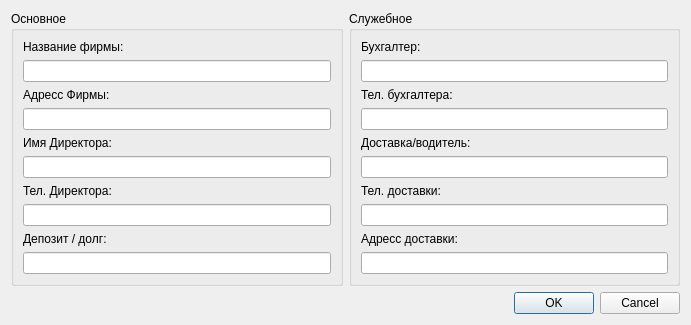
<?xml version="1.0" encoding="UTF-8"?>
<ui version="4.0">
 <class>AddClient</class>
 <widget class="QDialog" name="AddClient">
  <property name="geometry">
   <rect>
    <x>0</x>
    <y>0</y>
    <width>691</width>
    <height>307</height>
   </rect>
  </property>
  <property name="windowTitle">
   <string>Добавить клиента</string>
  </property>
  <layout class="QGridLayout" name="gridLayout_2">
   <item row="0" column="0">
    <layout class="QGridLayout" name="gridLayout">
     <item row="0" column="0">
      <widget class="QGroupBox" name="groupBox">
       <property name="title">
        <string>Основное</string>
       </property>
       <layout class="QGridLayout" name="gridLayout_3">
        <item row="0" column="0">
         <layout class="QVBoxLayout" name="verticalLayout">
          <item>
           <widget class="QLabel" name="label_firma">
            <property name="text">
             <string>Название фирмы:</string>
            </property>
           </widget>
          </item>
          <item>
           <widget class="QLineEdit" name="lineEdit_firma"/>
          </item>
          <item>
           <widget class="QLabel" name="label_addr">
            <property name="text">
             <string>Адресс Фирмы:</string>
            </property>
           </widget>
          </item>
          <item>
           <widget class="QLineEdit" name="lineEdit_addr"/>
          </item>
          <item>
           <widget class="QLabel" name="label_boss">
            <property name="text">
             <string>Имя Директора:</string>
            </property>
           </widget>
          </item>
          <item>
           <widget class="QLineEdit" name="lineEdit_boss_name"/>
          </item>
          <item>
           <widget class="QLabel" name="label_4">
            <property name="text">
             <string>Тел. Директора:</string>
            </property>
           </widget>
          </item>
          <item>
           <widget class="QLineEdit" name="lineEdit_boss_phon"/>
          </item>
          <item>
           <widget class="QLabel" name="label_10">
            <property name="text">
             <string>Депозит / долг:</string>
            </property>
           </widget>
          </item>
          <item>
           <widget class="QLineEdit" name="lineEdit_deposit"/>
          </item>
         </layout>
        </item>
       </layout>
      </widget>
     </item>
     <item row="11" column="1">
      <widget class="QDialogButtonBox" name="buttonBox">
       <property name="orientation">
        <enum>Qt::Horizontal</enum>
       </property>
       <property name="standardButtons">
        <set>QDialogButtonBox::Cancel|QDialogButtonBox::Ok</set>
       </property>
      </widget>
     </item>
     <item row="0" column="1">
      <widget class="QGroupBox" name="groupBox_2">
       <property name="title">
        <string>Служебное</string>
       </property>
       <layout class="QGridLayout" name="gridLayout_4">
        <item row="0" column="0">
         <layout class="QVBoxLayout" name="verticalLayout_2">
          <item>
           <widget class="QLabel" name="label_5">
            <property name="text">
             <string>Бухгалтер:</string>
            </property>
           </widget>
          </item>
          <item>
           <widget class="QLineEdit" name="lineEdit_fin_name"/>
          </item>
          <item>
           <widget class="QLabel" name="label_6">
            <property name="text">
             <string>Тел. бухгалтера:</string>
            </property>
           </widget>
          </item>
          <item>
           <widget class="QLineEdit" name="lineEdit_fin_phon"/>
          </item>
          <item>
           <widget class="QLabel" name="label_7">
            <property name="text">
             <string>Доставка/водитель:</string>
            </property>
           </widget>
          </item>
          <item>
           <widget class="QLineEdit" name="lineEdit_deliv_name"/>
          </item>
          <item>
           <widget class="QLabel" name="label_8">
            <property name="text">
             <string>Тел. доставки:</string>
            </property>
           </widget>
          </item>
          <item>
           <widget class="QLineEdit" name="lineEdit_deliv_phon"/>
          </item>
          <item>
           <widget class="QLabel" name="label_9">
            <property name="text">
             <string>Адресс доставки:</string>
            </property>
           </widget>
          </item>
          <item>
           <widget class="QLineEdit" name="lineEdit_deliv_addr"/>
          </item>
         </layout>
        </item>
       </layout>
      </widget>
     </item>
    </layout>
   </item>
  </layout>
 </widget>
 <resources/>
 <connections>
  <connection>
   <sender>buttonBox</sender>
   <signal>accepted()</signal>
   <receiver>AddClient</receiver>
   <slot>accept()</slot>
   <hints>
    <hint type="sourcelabel">
     <x>340</x>
     <y>339</y>
    </hint>
    <hint type="destinationlabel">
     <x>157</x>
     <y>274</y>
    </hint>
   </hints>
  </connection>
  <connection>
   <sender>buttonBox</sender>
   <signal>rejected()</signal>
   <receiver>AddClient</receiver>
   <slot>reject()</slot>
   <hints>
    <hint type="sourcelabel">
     <x>408</x>
     <y>345</y>
    </hint>
    <hint type="destinationlabel">
     <x>286</x>
     <y>274</y>
    </hint>
   </hints>
  </connection>
 </connections>
</ui>
